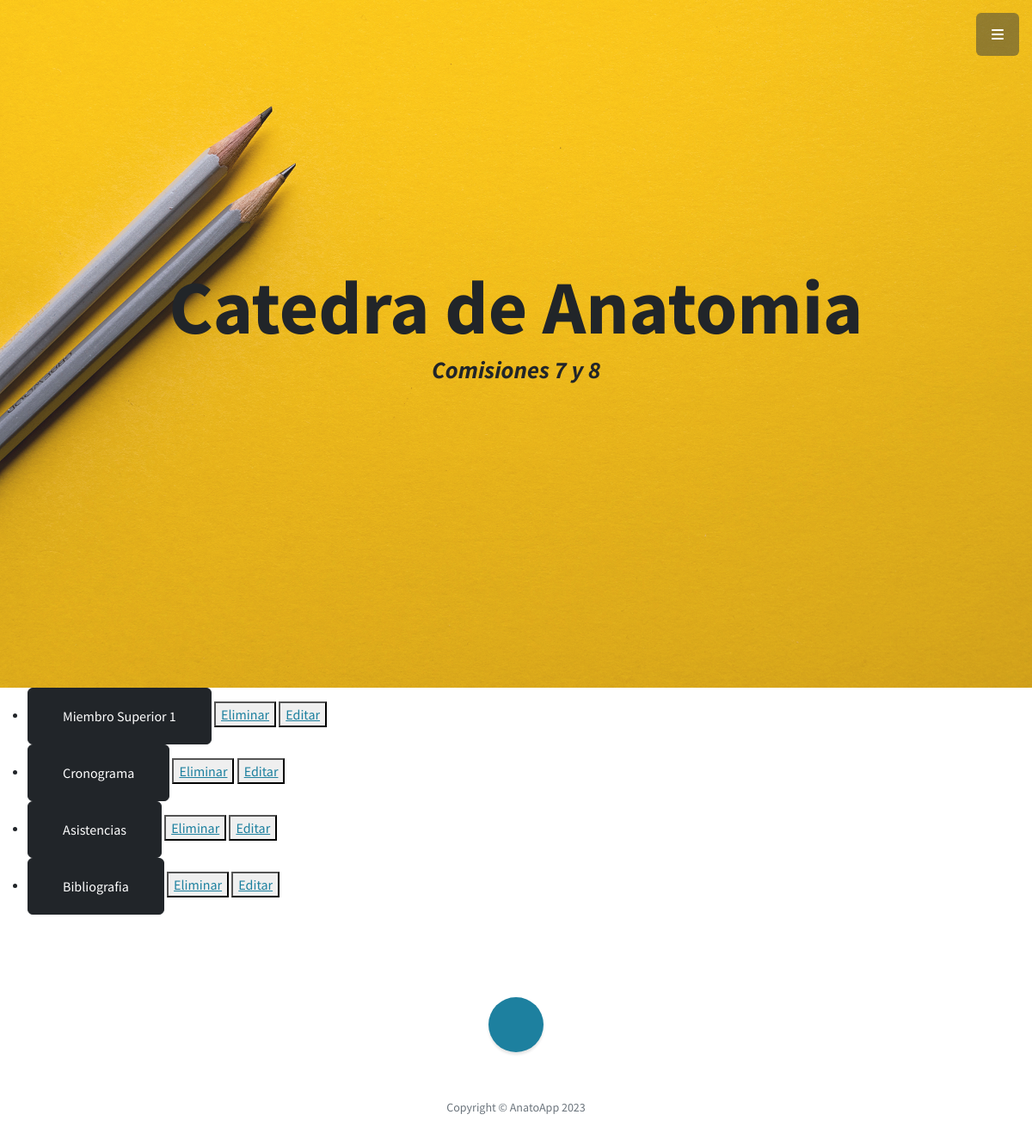
Page /AnatoApp/verEntradasAdmin on the earlier database version.
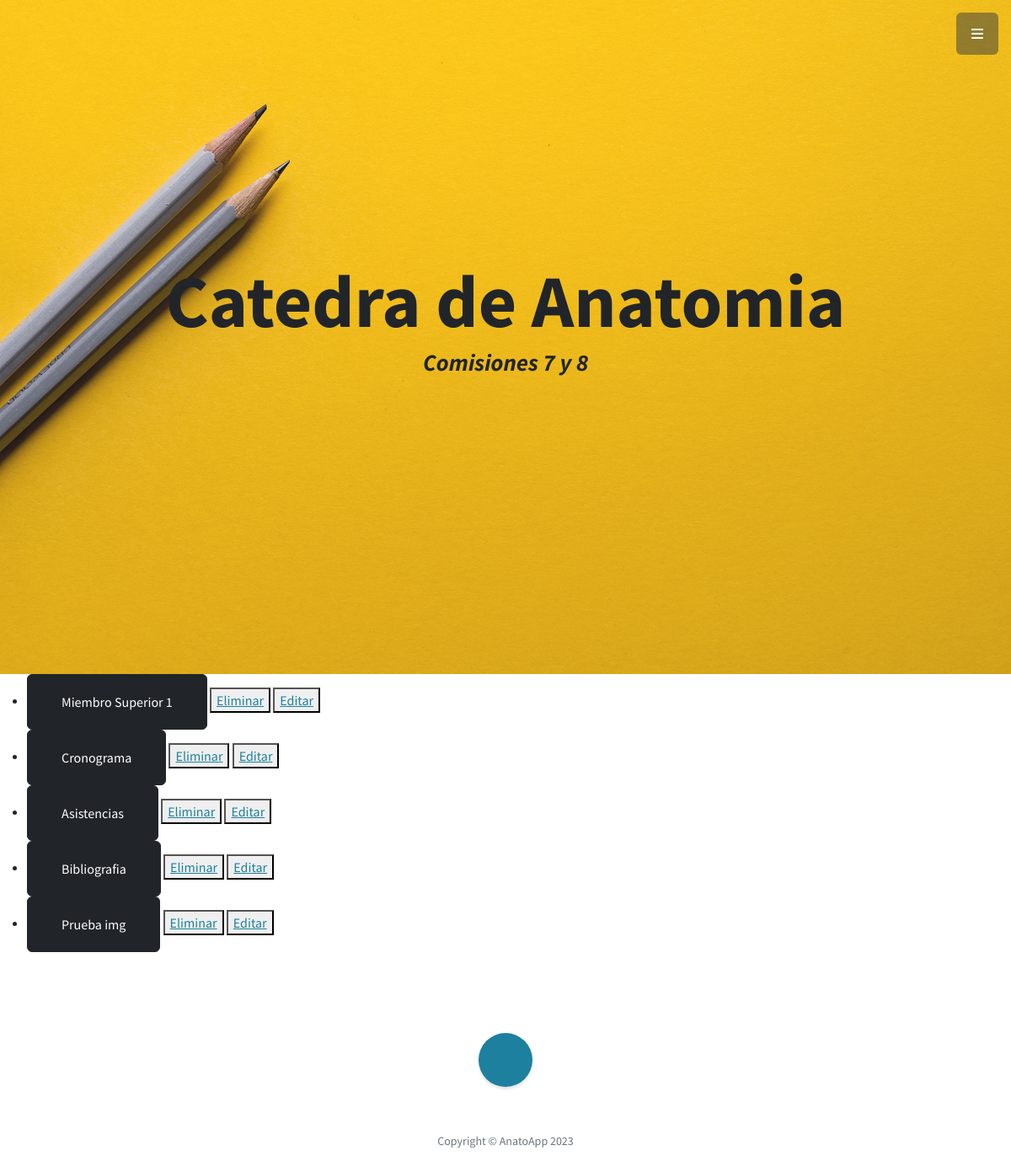
Same page on the later database version.
### AnatoApp/models.py (models this page shows, shortened)
class Entrada(models.Model):
    titulo = models.CharField(max_length=100)
    subtitulo = models.CharField(max_length=100)
    cuerpo = models.TextField()
    fecha = models.DateField(auto_now_add=True)
    imagen = models.ImageField(upload_to='media', null=True, blank = True)
    autor = models.ForeignKey(User, on_delete=models.CASCADE)

### AnatoApp/views.py (the view)
# urls.py: path('verEntradasAdmin', views.verEntradasAdmin, name='VerEntradasAdmin'),
def verEntradasAdmin(request): #Lista de entrads
    entradas = Entrada.objects.all()
    contexto = {"entradas": entradas}
    return render(request, "AnatoApp/verEntradasAdmin.html", contexto)

### AnatoApp/templates/AnatoApp/verEntradasAdmin.html
{% extends "AnatoApp/pagina2.html" %}
{% load static %}
{% block Alumnos %}
{% if entradas %}
  <ul>
    {% for entrada in entradas %}
    <li>
        <a class="btn btn-dark btn-xl" href="{% url 'VerEntrada' entrada.id %}">{{ entrada.titulo }}</a>
        <button>
            <a href="{% url 'EliminarEntrada' entrada.titulo %}">Eliminar</a>
          </button>
          <button>
            <a href="{% url 'EditarEntrada' entrada.titulo %}">Editar</a>
          </button>
    </li>
    {% endfor %}
  </ul>
{% else %}
  <p>Aún no hay publicaciones.</p>
{% endif %}
{% endblock %}

Differences in the rows shown:
added Entrada: titulo "Prueba img"
